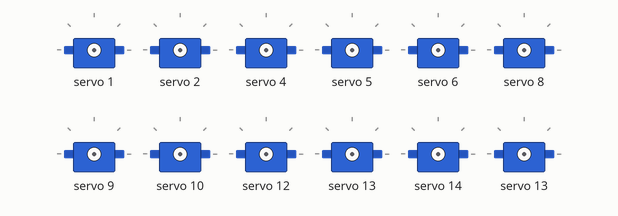
This sketch was run on a simulated Arduino Uno, built with avr-gcc and run on an emulated ATmega328P. On the bench: 12 × servo.

Above: at 0.1 s.
Timing chart, 0 to 1.6 s (numbered marks = the images above):
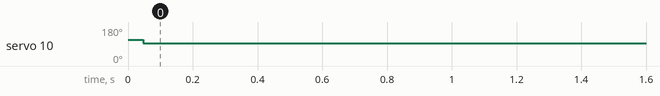

Measured:
- by itself, servo 10: 113° → 95° at 0.05 s

The sketch:

Walking_without_sensors.ino
```cpp
#include <Wire.h>
#include <Adafruit_PWMServoDriver.h>

Adafruit_PWMServoDriver s = Adafruit_PWMServoDriver();

//Pins:
//front right: 0, 1, 2
//front left: 8, 9, 10
//back right: 4, 5, 6
//back left: 12, 13, 14

//for the mapping of the values
int pwm[14]; //14 because of the pins (easier to remember)
int angle[14];

int timeDelay = 200; //milliseconds

void setup() {
  s.begin();
  s.setPWMFreq(60);
  delay(10);
  Serial.begin(9600);
}

void loop() {
  homePos();
  //forward(1);
  //backward(1);
  //right(1);
  //left(1);
}


//----------------left side-------------
void left(int number){
  for(int i = 0; i < number; i++){
    homePos();
    delay(timeDelay);
    step4sr();
    delay(timeDelay);
    step3sr();
    delay(timeDelay);
    step2sr();
    delay(timeDelay);
    step1sr();
    delay(timeDelay);
  }
}

void step4sr(){
  //back right
  angle[4] = 230;
  map_values(4);
  s.setPWM(4, 0, pwm[4]);
  delay(200);

  angle[5] = 59;
  angle[6] = 94;
  map_values(5);
  map_values(6);
  s.setPWM(5, 0, pwm[5]);
  s.setPWM(6, 0, pwm[6]);
  delay(200);

  angle[4] = 192;
  map_values(4);
  s.setPWM(4, 0, pwm[4]);
  delay(200);
}

void step3sr(){
  //front left
  angle[8] = 230;
  map_values(8);
  s.setPWM(8, 0, pwm[8]);
  delay(200);

  angle[9] = 59;
  angle[10] = 94;
  map_values(9);
  map_values(10);
  s.setPWM(9, 0, pwm[9]);
  s.setPWM(10, 0, pwm[10]);
  delay(200);

  angle[8] = 192;
  map_values(8);
  s.setPWM(8, 0, pwm[8]);
  delay(200);
}

void step2sr(){
  //back left
  angle[12] = 235;
  map_values(12);
  s.setPWM(12, 0, pwm[12]);
  delay(200);

  angle[13] = 59;
  angle[14] = 154;
  map_values(13);
  map_values(14);
  s.setPWM(13, 0, pwm[13]);
  s.setPWM(14, 0, pwm[14]);
  delay(200);

  angle[12] = 192;
  map_values(12);
  s.setPWM(12, 0, pwm[12]);
  delay(200);
}

void step1sr(){
  //front right
  angle[0] = 235;
  map_values(0);
  s.setPWM(0, 0, pwm[0]);
  delay(200);

  angle[1] = 59;
  angle[2] = 154;
  map_values(1);
  map_values(2);
  s.setPWM(1, 0, pwm[1]);
  s.setPWM(2, 0, pwm[2]);
  delay(200);

  angle[0] = 192;
  map_values(0);
  s.setPWM(0, 0, pwm[0]);
  delay(200);
}


//----------------right side------------
void right(int number){
  for(int i = 0; i < number; i++){
    homePos();
    delay(timeDelay);
    step1sl();
    delay(timeDelay);
    step2sl();
    delay(timeDelay);
    step3sl();
    delay(timeDelay);
    step4sl();
    delay(timeDelay);
  }
}

void step4sl(){
  //back right
  angle[4] = 230;
  map_values(4);
  s.setPWM(4, 0, pwm[4]);
  delay(200);

  angle[5] = 59;
  angle[6] = 154;
  map_values(5);
  map_values(6);
  s.setPWM(5, 0, pwm[5]);
  s.setPWM(6, 0, pwm[6]);
  delay(200);

  angle[4] = 192;
  map_values(4);
  s.setPWM(4, 0, pwm[4]);
  delay(200);
}

void step3sl(){
  //front left
  angle[8] = 230;
  map_values(8);
  s.setPWM(8, 0, pwm[8]);
  delay(200);

  angle[9] = 59;
  angle[10] = 154;
  map_values(9);
  map_values(10);
  s.setPWM(9, 0, pwm[9]);
  s.setPWM(10, 0, pwm[10]);
  delay(200);

  angle[8] = 192;
  map_values(8);
  s.setPWM(8, 0, pwm[8]);
  delay(200);
}

void step2sl(){
  //back left
  angle[12] = 235;
  map_values(12);
  s.setPWM(12, 0, pwm[12]);
  delay(200);

  angle[13] = 59;
  angle[14] = 94;
  map_values(13);
  map_values(14);
  s.setPWM(13, 0, pwm[13]);
  s.setPWM(14, 0, pwm[14]);
  delay(200);

  angle[12] = 192;
  map_values(12);
  s.setPWM(12, 0, pwm[12]);
  delay(200);
}

void step1sl(){
  //front right
  angle[0] = 235;
  map_values(0);
  s.setPWM(0, 0, pwm[0]);
  delay(200);

  angle[1] = 59;
  angle[2] = 94;
  map_values(1);
  map_values(2);
  s.setPWM(1, 0, pwm[1]);
  s.setPWM(2, 0, pwm[2]);
  delay(200);

  angle[0] = 192;
  map_values(0);
  s.setPWM(0, 0, pwm[0]);
  delay(200);
}

//----------------backward--------------
void backward(int number){
  pos1b();
  delay(timeDelay);
  for(int i = 0; i < number; i++){
    step1b();
    delay(timeDelay);
    pos2b();
    delay(timeDelay);
    step2b();
    delay(timeDelay);
    pos3b();
    delay(timeDelay);
    step3b();
    delay(timeDelay);
    pos4b();
    delay(timeDelay);
    step4b();
    delay(timeDelay);
  }
}

void step4b(){
  //front left
  angle[8] = 230;
  map_values(8);
  s.setPWM(8, 0, pwm[8]);
  delay(200);

  angle[9] = 69;
  angle[10] = 126;
  map_values(9);
  map_values(10);
  s.setPWM(9, 0, pwm[9]);
  s.setPWM(10, 0, pwm[10]);
  delay(200);

  angle[8] = 199;
  map_values(8);
  s.setPWM(8, 0, pwm[8]);
  delay(200);
}

void pos4b(){
  //back right
  angle[6] = 119;
  angle[4] = 177;
  angle[5] = 55;

  //back left
  angle[14] = 108;
  angle[12] = 195;
  angle[13] = 62;

  //front right
  angle[2] = 141;
  angle[0] = 191;
  angle[1] = 59;

  //front left
  angle[10] = 144;
  angle[8] = 195;
  angle[9] = 96;

  for(int i = 0; i < 15; i++){
    map_values(i);
  }

  for(int i = 0; i < 15; i++){
    s.setPWM(i, 0, pwm[i]);
  }
}

void step3b(){
  //back right
  angle[4] = 230;
  map_values(4);
  s.setPWM(4, 0, pwm[4]);
  delay(200);

  angle[5] = 69;
  angle[6] = 126;
  map_values(5);
  map_values(6);
  s.setPWM(5, 0, pwm[5]);
  s.setPWM(6, 0, pwm[6]);
  delay(200);

  angle[4] = 199;
  map_values(4);
  s.setPWM(4, 0, pwm[4]);
  delay(200);
}

void pos3b(){
  //back right
  angle[6] = 94;
  angle[4] = 193;
  angle[5] = 60;

  //back left
  angle[14] = 141;
  angle[12] = 191;
  angle[13] = 59;

  //front right
  angle[2] = 109;
  angle[0] = 194;
  angle[1] = 62;

  //front left
  angle[10] = 119;
  angle[8] = 177;
  angle[9] = 55;

  for(int i = 0; i < 15; i++){
    map_values(i);
  }

  for(int i = 0; i < 15; i++){
    s.setPWM(i, 0, pwm[i]);
  }
}

void step2b(){
  //front right
  angle[0] = 235;
  map_values(0);
  s.setPWM(0, 0, pwm[0]);
  delay(200);

  angle[1] = 64;
  angle[2] = 118;
  map_values(1);
  map_values(2);
  s.setPWM(1, 0, pwm[1]);
  s.setPWM(2, 0, pwm[2]);
  delay(200);

  angle[0] = 197;
  map_values(0);
  s.setPWM(0, 0, pwm[0]);
  delay(200);
}

void pos2b(){
  //back right
  angle[6] = 85;
  angle[4] = 193;
  angle[5] = 60;

  //back left
  angle[14] = 148;
  angle[12] = 173;
  angle[13] = 55;

  //front right
  angle[2] = 140;
  angle[0] = 198;
  angle[1] = 86;

  //front left
  angle[10] = 153;
  angle[8] = 199;
  angle[9] = 73;

  for(int i = 0; i < 15; i++){
    map_values(i);
  }

  for(int i = 0; i < 15; i++){
    s.setPWM(i, 0, pwm[i]);
  }
}

void step1b(){
  //back left
  angle[12] = 235;
  map_values(12);
  s.setPWM(12, 0, pwm[12]);
  delay(200);

  angle[13] = 77;
  angle[14] = 135;
  map_values(13);
  map_values(14);
  s.setPWM(13, 0, pwm[13]);
  s.setPWM(14, 0, pwm[14]);
  delay(200);

  angle[12] = 199;
  map_values(12);
  s.setPWM(12, 0, pwm[12]);
  delay(200);
}

void pos1b(){
  //back right
  angle[6] = 119;
  angle[4] = 177;
  angle[5] = 55;

  //back left
  angle[14] = 108;
  angle[12] = 195;
  angle[13] = 62;

  //front right
  angle[2] = 141;
  angle[0] = 191;
  angle[1] = 59;

  //front left
  angle[10] = 126;
  angle[8] = 199;
  angle[9] = 69;

  for(int i = 0; i < 15; i++){
    map_values(i);
  }

  for(int i = 0; i < 15; i++){
    s.setPWM(i, 0, pwm[i]);
  }
}

//----------------forward---------------
void forward(int number){
  pos1();
  delay(timeDelay);
  for(int i = 0; i < number; i++){
    step1();
    delay(timeDelay);
    pos2();
    delay(timeDelay);
    step2();
    delay(timeDelay);
    pos3();
    delay(timeDelay);
    step3();
    delay(timeDelay);
    pos4();
    delay(timeDelay);
    step4();
    delay(timeDelay);
  }
}

void step4(){
  //back left
  angle[12] = 235;
  map_values(12);
  s.setPWM(12, 0, pwm[12]);
  delay(200);

  angle[13] = 62;
  angle[14] = 108;
  map_values(13);
  map_values(14);
  s.setPWM(13, 0, pwm[13]);
  s.setPWM(14, 0, pwm[14]);
  delay(200);

  angle[12] = 195;
  map_values(12);
  s.setPWM(12, 0, pwm[12]);
  delay(200);
}

void pos4(){
  //back right
  angle[6] = 119;
  angle[4] = 177;
  angle[5] = 55;

  //back left
  angle[14] = 135;
  angle[12] = 199;
  angle[13] = 77;

  //front right
  angle[2] = 141;
  angle[0] = 191;
  angle[1] = 59;

  //front left
  angle[10] = 126;
  angle[8] = 199;
  angle[9] = 69;

  for(int i = 0; i < 15; i++){
    map_values(i);
  }

  for(int i = 0; i < 15; i++){
    s.setPWM(i, 0, pwm[i]);
  }
}

void step3(){
  //front right
  angle[0] = 235;
  map_values(0);
  s.setPWM(0, 0, pwm[0]);
  delay(200);

  angle[1] = 86;
  angle[2] = 140;
  map_values(1);
  map_values(2);
  s.setPWM(1, 0, pwm[1]);
  s.setPWM(2, 0, pwm[2]);
  delay(200);

  angle[0] = 198;
  map_values(0);
  s.setPWM(0, 0, pwm[0]);
  delay(200);
}

void pos3(){
  //back right
  angle[6] = 85;
  angle[4] = 193;
  angle[5] = 60;

  //back left
  angle[14] = 148;
  angle[12] = 173;
  angle[13] = 55;

  //front right
  angle[2] = 118;
  angle[0] = 197;
  angle[1] = 64;

  //front left
  angle[10] = 153;
  angle[8] = 199;
  angle[9] = 73;

  for(int i = 0; i < 15; i++){
    map_values(i);
  }

  for(int i = 0; i < 15; i++){
    s.setPWM(i, 0, pwm[i]);
  }
}

void step2(){
  //back right
  angle[4] = 230;
  map_values(4);
  s.setPWM(4, 0, pwm[4]);
  delay(200);

  angle[5] = 60;
  angle[6] = 94;
  map_values(5);
  map_values(6);
  s.setPWM(5, 0, pwm[5]);
  s.setPWM(6, 0, pwm[6]);
  delay(200);

  angle[4] = 193;
  map_values(4);
  s.setPWM(4, 0, pwm[4]);
  delay(200);
}

void pos2(){
  //back right
  angle[6] = 126;
  angle[4] = 199;
  angle[5] = 69;

  //back left
  angle[14] = 141;
  angle[12] = 191;
  angle[13] = 59;

  //front right
  angle[2] = 109;
  angle[0] = 194;
  angle[1] = 62;

  //front left
  angle[10] = 119;
  angle[8] = 177;
  angle[9] = 55;

  for(int i = 0; i < 15; i++){
    map_values(i);
  }

  for(int i = 0; i < 15; i++){
    s.setPWM(i, 0, pwm[i]);
  }
}

void step1(){
  //front left
  angle[8] = 230;
  map_values(8);
  s.setPWM(8, 0, pwm[8]);
  delay(200);

  angle[9] = 96;
  angle[10] = 144;
  map_values(9);
  map_values(10);
  s.setPWM(9, 0, pwm[9]);
  s.setPWM(10, 0, pwm[10]);
  delay(200);

  angle[8] = 195;
  map_values(8);
  s.setPWM(8, 0, pwm[8]);
  delay(200);
}

void pos1(){
  //back right
  angle[6] = 119;
  angle[4] = 177;
  angle[5] = 55;

  //back left
  angle[14] = 108;
  angle[12] = 195;
  angle[13] = 62;

  //front right
  angle[2] = 141;
  angle[0] = 191;
  angle[1] = 59;

  //front left
  angle[10] = 126;
  angle[8] = 199;
  angle[9] = 69;

  for(int i = 0; i < 15; i++){
    map_values(i);
  }

  for(int i = 0; i < 15; i++){
    s.setPWM(i, 0, pwm[i]);
  }
}

void homePos(){
  //back right
  angle[6] = 124;
  angle[4] = 192;
  angle[5] = 59;

  //back left
  angle[14] = 124;
  angle[12] = 192;
  angle[13] = 59;

  //front right
  angle[2] = 124;
  angle[0] = 192;
  angle[1] = 59;

  //front left
  angle[10] = 124;
  angle[8] = 192;
  angle[9] = 59;

  for(int i = 0; i < 15; i++){
    map_values(i);
  }

  for(int i = 0; i < 15; i++){
    s.setPWM(i, 0, pwm[i]);
  }
}

// you probably have to change these values according to your motors
int map_values(int index){
  //front right
  if(index == 0)
    pwm[0] = map(angle[0], 20, 270, 550, 100);
  if(index == 1)
    pwm[1] = map(angle[1], 35, 325, 100, 680);
  if(index == 2)
    pwm[2] = map(angle[2], 35, 210, 130, 650);

  //front left
  if(index == 8)
    pwm[8] = map(angle[8], 20, 300, 100, 600);
  if(index == 9)
    pwm[9] = map(angle[9], 35, 320, 650, 100);
  if(index == 10)
    pwm[10] = map(angle[10], 45, 210, 650, 170);

  //back right
  if(index == 4)
    pwm[4] = map(angle[4], 40, 270, 180, 650);
  if(index == 5)
    pwm[5] = map(angle[5], 45, 320, 650, 100);
  if(index == 6)
    pwm[6] = map(angle[6], 85, 215, 650, 250);

  //back left
  if(index == 12)
    pwm[12] = map(angle[12], 20, 300, 650, 200);
  if(index == 13)
    pwm[13] = map(angle[13], 25, 325, 100, 650);
  if(index == 14)
    pwm[14] = map(angle[14], 80, 210, 100, 520);

  //return a value
  return pwm[index];
}
```
